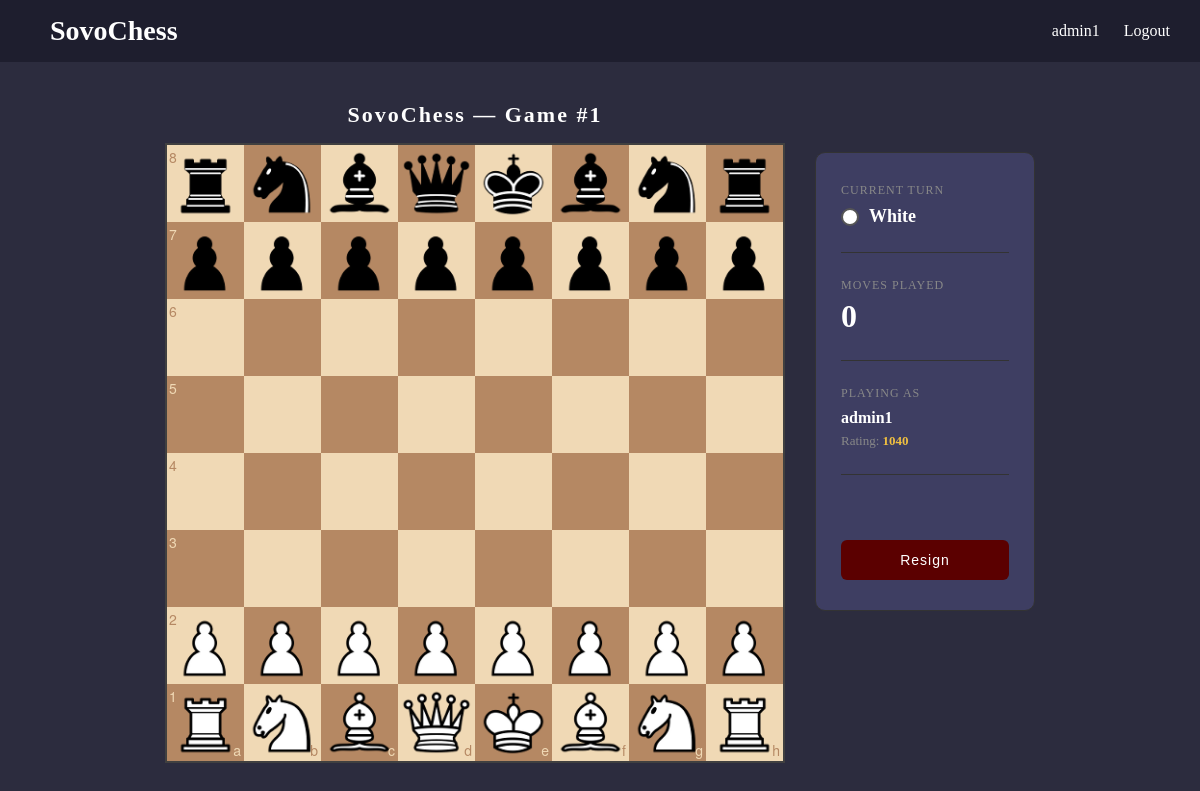
The app's page /game/1/ (signed in) with its own data.
### chess/models.py (models this page shows, shortened)
class User(AbstractUser):
    current_rating = models.IntegerField(default=1200)

class Game(models.Model):
    white_player = models.ForeignKey(User, on_delete=models.CASCADE, related_name='white_games')
    black_player = models.ForeignKey(User, on_delete=models.CASCADE, related_name='black_games')
    winner = models.ForeignKey(User, on_delete=models.SET_NULL, null=True, blank=True, related_name='won_games')
    opening_name = models.CharField(max_length=100, blank=True)
    date_played = models.DateTimeField(auto_now_add=True)
    move_history = models.TextField(blank=True)

### chess/views.py (the view)
# urls.py: path('game/<int:game_id>/', views.game_view, name='game'),
def game_view(request, game_id):
    game = Game.objects.get(id=game_id)
    return render(request, 'game.html', {'game': game})

### templates/game.html (shortened to what this page needs)
{% extends 'base.html' %}
{% load static %}
{% block content %}
<link rel="stylesheet" href="{% static 'css/chessboard-1.0.0.min.css' %}">
<div style="display: flex; justify-content: center; gap: 30px; align-items: flex-start; margin-top: 20px;">
    <div style="flex-shrink: 0;">
        <h2 style="color: #ffffff; margin-bottom: 15px; text-align: center; font-size: 22px; letter-spacing: 2px;">SovoChess — Game #{{ game.id }}</h2>
        <div id="board" style="width: 620px;"></div>
    </div>
    <div style="background-color: #3e3e62; border: 1px solid #333; padding: 30px 25px; border-radius: 10px; min-width: 220px; margin-top: 50px;">
        <div style="margin-bottom: 25px;">
            <p style="color: #888; font-size: 12px; text-transform: uppercase; letter-spacing: 1px; margin-bottom: 8px;">Current Turn</p>
            <div style="display: flex; align-items: center; gap: 10px;">
                <div id="turn-indicator" style="width: 18px; height: 18px; border-radius: 50%; background-color: white; border: 2px solid #555;"></div>
                <strong id="turn" style="color: #ffffff; font-size: 18px;">White</strong>
            </div>
        </div>
        <hr style="border: none; border-top: 1px solid #333; margin-bottom: 25px;">
        <div style="margin-bottom: 25px;">
            <p style="color: #888; font-size: 12px; text-transform: uppercase; letter-spacing: 1px; margin-bottom: 5px;">Moves Played</p>
            <strong id="move-count" style="color: #ffffff; font-size: 32px;">0</strong>
        </div>
        <hr style="border: none; border-top: 1px solid #333; margin-bottom: 25px;">
        <div style="margin-bottom: 25px;">
            <p style="color: #888; font-size: 12px; text-transform: uppercase; letter-spacing: 1px; margin-bottom: 8px;">Playing as</p>
            <strong style="color: #ffffff; font-size: 16px;">{{ request.user.username }}</strong>
            <p style="color: #888; margin-top: 6px; font-size: 13px;">Rating: <span style="color: #f0c040; font-weight: bold;">{{ request.user.current_rating }}</span></p>
        </div>
        <hr style="border: none; border-top: 1px solid #333; margin-bottom: 25px;">
        <div id="status" style="color: #ff1700; font-weight: bold; min-height: 20px; font-size: 14px;"></div>
        <button onclick="resignGame()" style="margin-top: 20px; width: 100%; padding: 12px; background-color: #5b0000; border: none; border-radius: 6px; color: white; cursor: pointer; font-size: 14px; letter-spacing: 1px;">
            Resign
        </button>
    </div>
</div>
{% endblock %}

### templates/base.html (shortened to what this page needs)
<!DOCTYPE html>
<html lang="en">
<head>
</head>
<body>
    <nav>
        <a href="{% url 'home' %}" class="nav-brand">SovoChess</a>
        <div>
            {% if user.is_authenticated %}
                <a href="#">{{ user.username }}</a>
                <a href="{% url 'logout' %}">Logout</a>
            {% else %}
                <a href="{% url 'login' %}">Login</a>
                <a href="{% url 'register' %}">Register</a>
            {% endif %}
        </div>
    </nav>
    <div class="container">
        {% block content %}
        {% endblock %}
    </div>
</body>
</html>

### templates/base.html (style rules this page uses)
* { margin: 0; padding: 0; box-sizing: border-box; }
body { background-color: #2c2c3e; color: #ffffff; }
nav { background-color: #1e1e2e; padding: 15px 30px; display: flex; justify-content: space-between; align-items: center; }
nav a { color: #ffffff; text-decoration: none; margin-left: 20px; font-size: 16px; }
.nav-brand { color: #ffffff; font-size: 28px; font-weight: bold; text-decoration: none; }
.container { max-width: 1200px; margin: 40px auto; padding: 0 20px; }

### records on screen
User: username "admin1", user.username "admin1", user.current_rating "1040"
Game: id "1"
